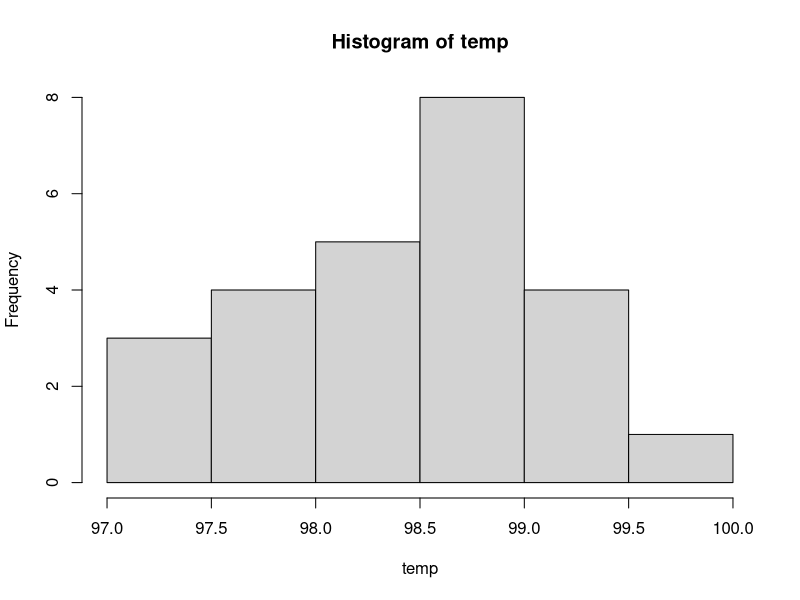
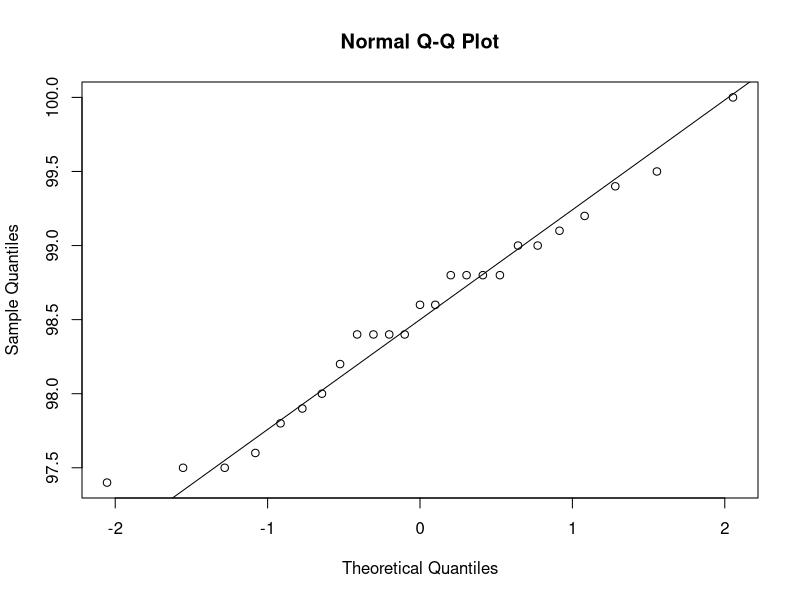
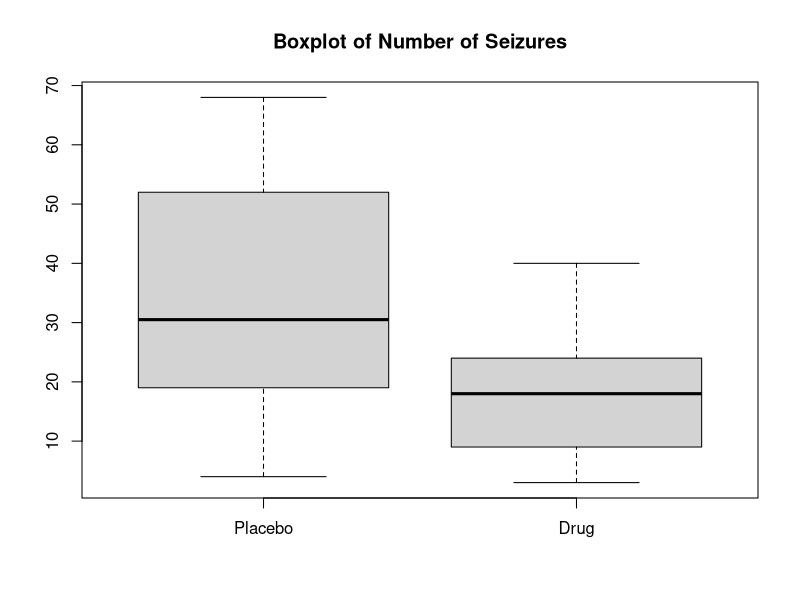
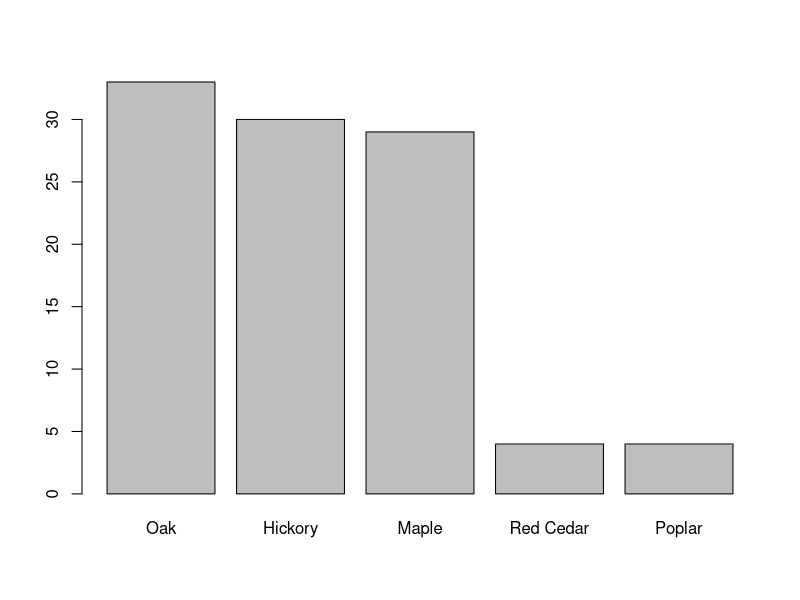

Generate these figures, in order, with R:
## ---- chunk 1
# Put body temp values into a vector
temp <- c(98.4, 98.6, 97.8, 98.8, 97.9, 99.0, 98.2, 98.8, 98.8, 99.0, 98.0, 99.2, 99.5, 99.4, 98.4, 99.1, 98.4, 97.6, 97.4, 97.5, 97.5, 98.8, 98.6, 100.0, 98.4)

# a) Histogram 
hist(temp)

# b) Normal Quantile Plot
qqnorm(temp)
qqline(temp)

# c) Shapiro-Wilk Test
shapiro.test(temp)

# d) Are the data normally distributed?
# Yes. Points follow the QQ line closely, indicating the data follows a normal distribution.
# Also, the Shapiro-Wilk test p-value > 0.05, which means we fail to reject the null.

# e) Are these measurements consistent with a population mean of 98.6 F? 
t.test(temp, mu=98.6)

# Yes, the measurements are consistent with a mean of 98.6 F. 
# The p-value of 0.5802 is > 0.05, and 98.6 falls within the confidence intervals of the mean.
# We fail to reject the null.
## ---- chunk 2
# Define the number of spiders and the number choosing the dead cricket
n <- 41
dead <- 31

# Binomial test
# Analyzing proportions with only 2 outcomes
binom.test(dead, n, p=0.5)

# Print the p-value
binom.test(dead, n, p=0.5)$p.value

# Does this represent evidence for a diet preference?
# Yes. The p-value is < 0.05, which means there is enough evidence to reject the null. 
## ---- chunk 3
# Put values into vectors
placebo = c(37, 52, 68, 4, 29, 32, 19, 52, 19, 12)
drug = c(5, 23, 40, 3, 38, 19, 9, 24, 17, 14)

# a) Create boxplot
boxplot(placebo, drug, names=c("Placebo", "Drug"), main="Boxplot of Number of Seizures")

# b) Test the difference
# Paired t-test: Both treatments are applied to every sampled unit.
t.test(placebo, drug, paired=TRUE)

# View p-value:
t.test(placebo, drug, paired=TRUE)$p.value

# The p-value is < 0.05, which indicates a significant difference.
## ---- chunk 4
# Put the data into a vector
data <- c("Oak"=33, "Hickory"=30, "Maple"=29, "Red Cedar"=4, "Poplar"=4)

# Barplot
barplot(data)

# Test hypothesis of no-association
# Chi-squared goodness-of-fit test:
# Measures the discrepancy between an observed frequency distribution and the frequencies expected under a random model
chisq.test(data)

# Show p-value
chisq.test(data)$p.value

# The p-value is > 0.05, suggesting there is evidence for habitat preference for bee colony number.

## ---- chunk 5
# Perform 10 one-sample t-tests for mu=0 on simulated standard normally distributed data of 25 observations each and get the P-value.
t.test(rnorm(25), mu=0)$p.value
replicate(10, t.test(rnorm(25), mu=0)$p.value) # replicates x10

# Repeat the experiment, but instead simulate samples of 25 observations from a t-distribution with 2 degrees of freedom. 
t.test(rt(25, df=2), mu=0)$p.value
replicate(10, t.test(rt(25, df=2), mu=0)$p.value) # replicates x10

# Automate x1000 and apply FDR correction
experiment.pval.fdr<-p.adjust(replicate(1000, t.test(rnorm(25), mu=0)$p.value), method="fdr")

# Test
head(experiment.pval.fdr)
length(experiment.pval.fdr) # The number of elements in a vector
## ---- chunk 6
sessionInfo()
